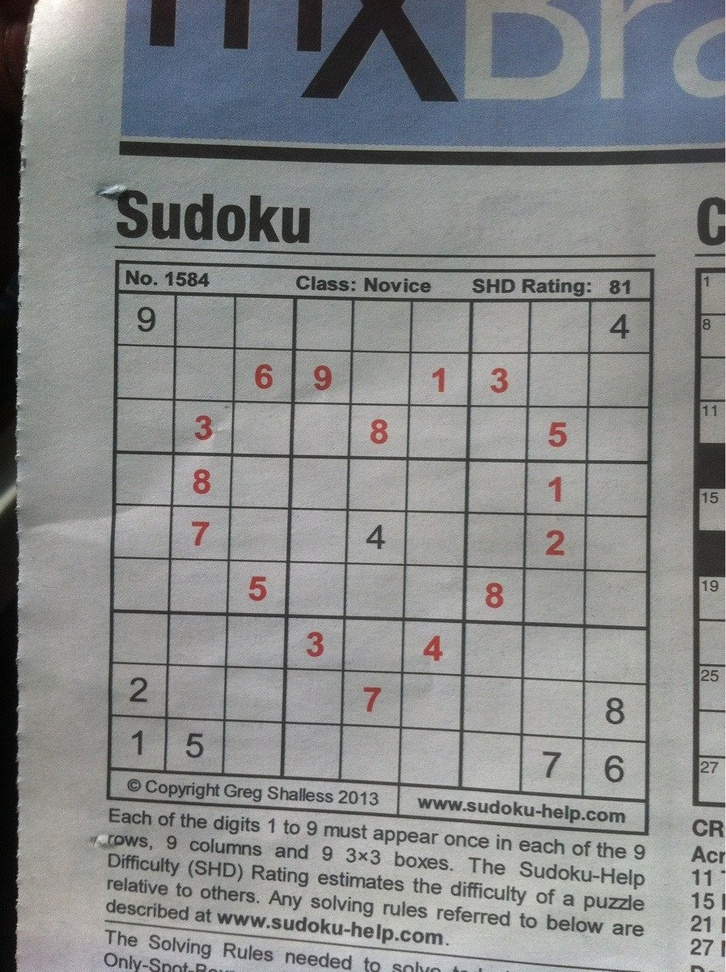
#> input picture s1.jpg, 726 x 972 px, shrunk from 897 x 1200 before the run
$ python -i detectSuduko.py   (imports and definitions only)
#> lines starting #> are read from the running program, lines starting #| are printed output that depends on the picture; after the words box and inside, x2 and y2 are one past the last pixel; in counts of white or black regions, pixels touching at a corner belong together
#> further down, picture is the input picture: shape (972, 726, 3); mean B, G, R 136.5, 136.6, 134.9
from imutils.perspective import four_point_transform
from skimage.segmentation import clear_border
import numpy as np
import imutils
import cv2
import matplotlib.pyplot as plt


def find_puzzle(image, debug=False):
#> called with debug = False
  gray = cv2.cvtColor(image, cv2.COLOR_BGR2GRAY)
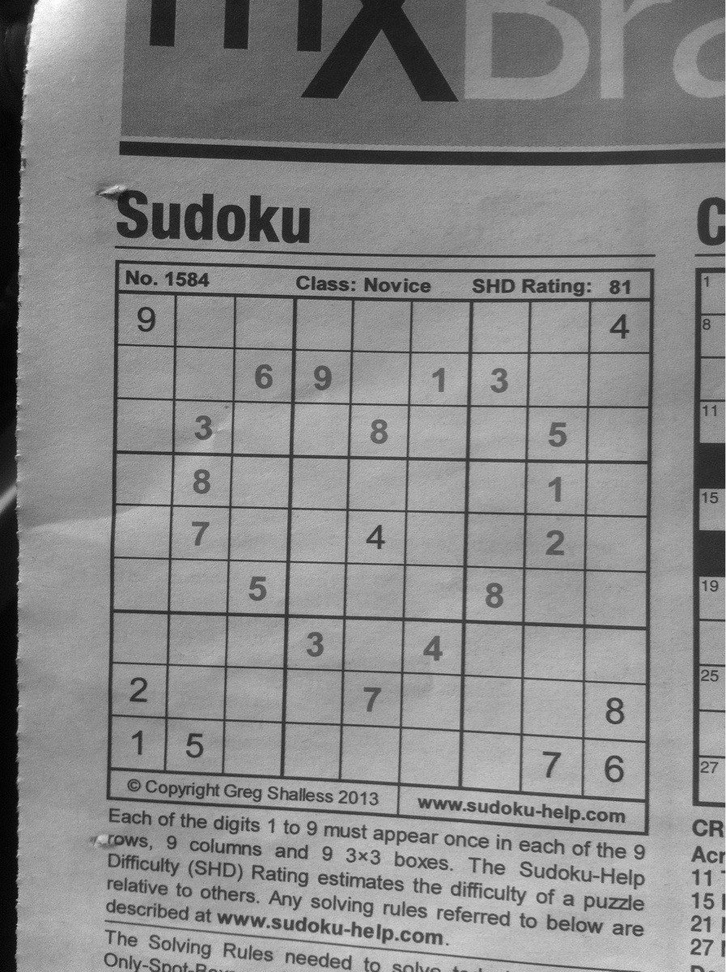
#> gray: shape (972, 726); min 0, max 255, mean 136.1

  kernel = np.ones((5,5), np.uint8)
  blurred = cv2.GaussianBlur(gray, (5,5), 3)
  thresh = cv2.adaptiveThreshold(blurred, 255, cv2.ADAPTIVE_THRESH_MEAN_C, cv2.THRESH_BINARY_INV, 11, 2)
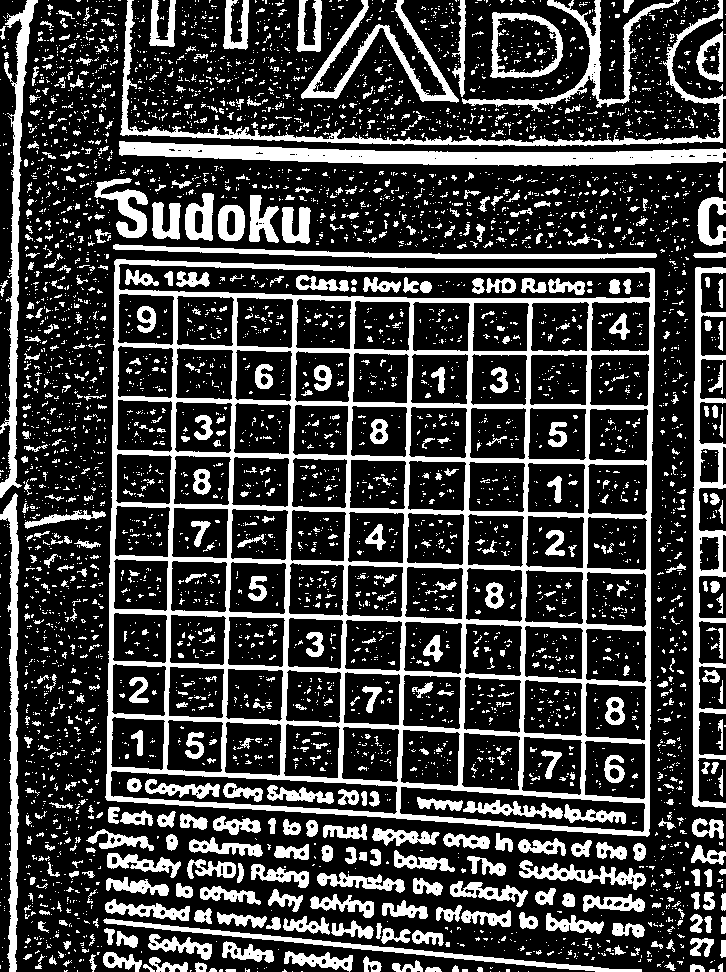
#> thresh: shape (972, 726); 25.7% white; 5255 white regions (4612 under 20 px), largest, box (x1, y1, x2, y2) and area: (105, 259, 655, 837) 54658, (119, 141, 726, 166) 8041, (692, 267, 726, 808) 5562
  thresh = cv2.morphologyEx(thresh, cv2.MORPH_CLOSE, kernel)
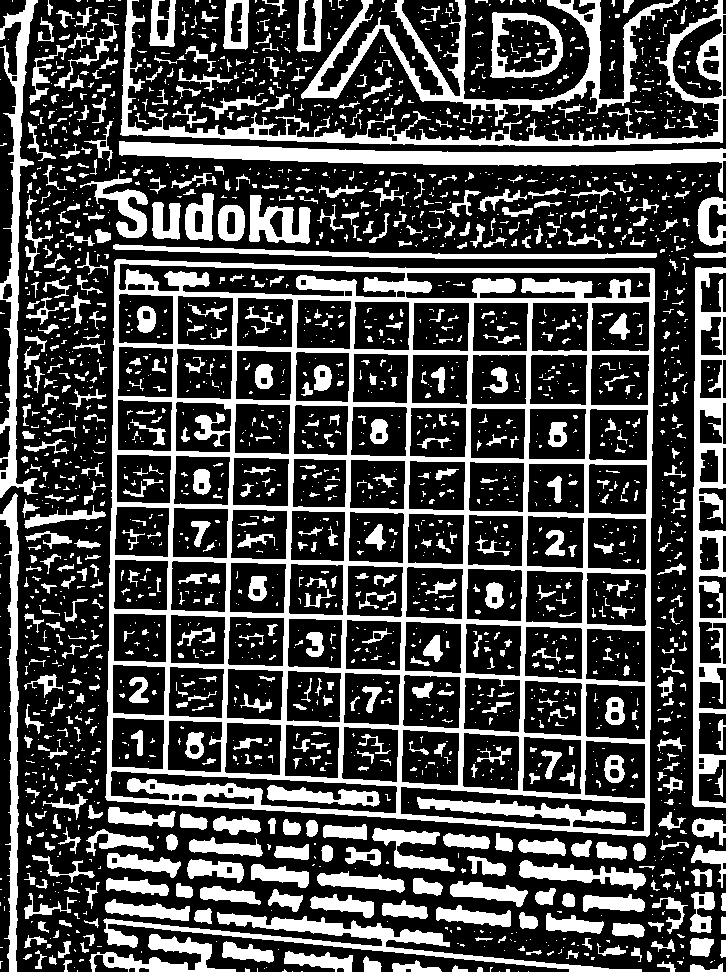
#> thresh: shape (972, 726); 29.9% white; 2301 white regions (1588 under 20 px)
  # thresh = cv2.morphologyEx(thresh, cv2.MORPH_OPEN, kernel)


  if debug:
    plt.imshow(thresh, 'gray')
    plt.show()

  cnts = cv2.findContours(thresh.copy(), cv2.RETR_TREE, cv2.CHAIN_APPROX_SIMPLE)
#> cnts = 2455 contours, 1846 with area under 20; largest, box (x1, y1, x2, y2) and area: (105, 259, 655, 837) 298212, (692, 267, 726, 808) 11382, (120, 0, 726, 146) 9724, (119, 141, 726, 193) 7587, (301, 0, 680, 126) 6792
  cnts = imutils.grab_contours(cnts)
  cnts = sorted(cnts, key=cv2.contourArea, reverse=True)[:15]
#> cnts = 15 contours; largest, box (x1, y1, x2, y2) and area: (105, 259, 655, 837) 298212, (692, 267, 726, 808) 11382, (120, 0, 726, 146) 9724, (119, 141, 726, 193) 7587, (301, 0, 680, 126) 6792

  puzzleCnt = None


  for c in cnts:
    peri = cv2.arcLength(c, True)
    approx = cv2.approxPolyDP(c, 15, True)

    # [4 lines of commented-out code are left out]

    if len(approx) == 4:
      puzzleCnt = approx
      break
#> this loop made 1 pass
#> (peri, puzzleCnt) on pass 1: (2222.5, [[116, 259], [106, 799], [647, 836], [654, 269]])

  if puzzleCnt is None:
    raise Exception("Could not find Sudoku !!")

  if debug:
    output = image.copy()
    cv2.drawContours(output, [puzzleCnt], -1, (0, 255, 0), 20)
    plt.imshow(output)
    plt.show()

  puzzle  = four_point_transform(image, puzzleCnt.reshape(4, 2))
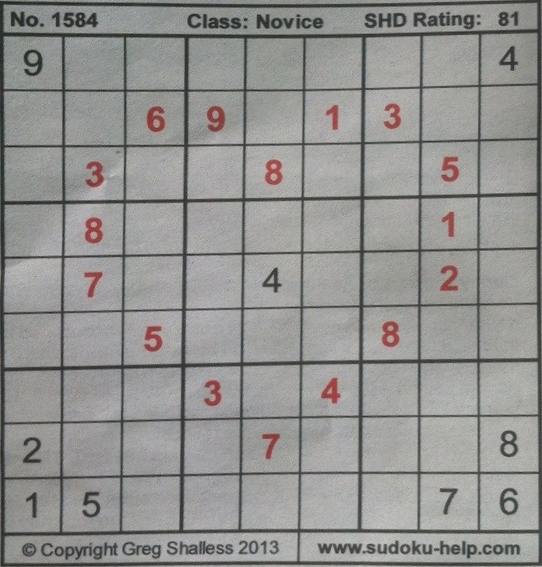
#> puzzle: shape (567, 542, 3); mean B, G, R 144.4, 146.5, 146.9
  warped = four_point_transform(gray, puzzleCnt.reshape(4, 2))

  if debug:
    plt.imshow(puzzle)
    plt.show()

  return puzzle, warped

>>> import cv2
>>> picture = cv2.imread('../s1.jpg')
>>> result = find_puzzle(picture)
